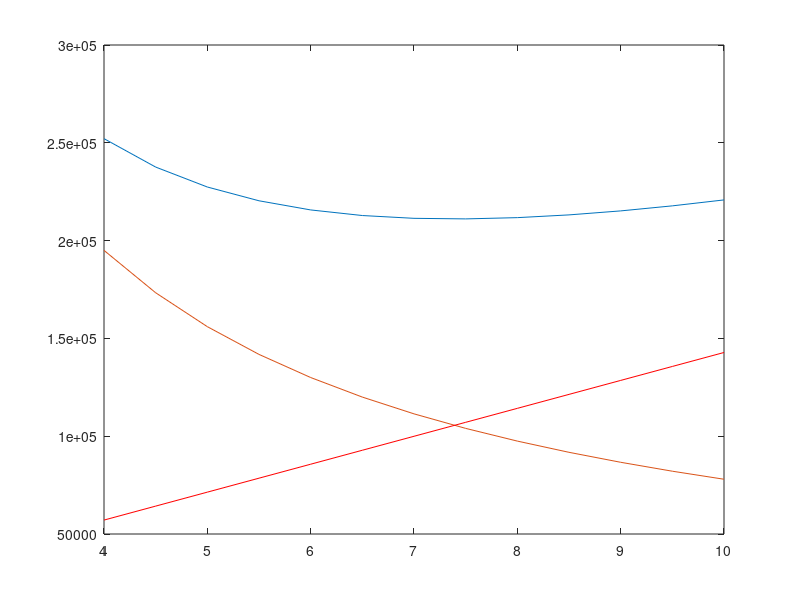

This figure's MATLAB source:
D = 14   ; %tons/semana
h = 2*85; %Bs/(unidad.año)
i = 0.22; %Bs/(Bs.unidad)
C = 8500; %Bs/unidad
Cp = h + i*C; %Bs/(unidad.año)
Cp = Cp/52; %Bs/(unidad.semana)
r = Cp/C;
Co = 15000; %Bs/orden
T = [4:0.5:10]';
m = length(T);

N = 1./T; %orden/semana
Q = T*D; %unidads
%Imax = max(T*D)*ones(m,1); %unidades
Imax = Q;
Imin = 0; %= min(T*D)*ones(4,1) %unidades
Im = Im = (Imax + Imin)/2; %unidades

CO = Co*(1./T);  %Bs/semana
CP = Cp*(T*D)/2; %Bs/semana
CT = CO + CP;    %Bs/semana

CO = CO*52; %Bs/año
CP = CP*52; %Bs/año
CT = CT*52; %Bs/año
     
MAT = [T,N,Q,Imax,Im,CO,CP,CT]

plot(T,CT,T,CO,T,CP,"r")

min(CT) %Bs/año

Topt = sqrt(2*Co/(Cp*D)) %semana
%Qopt = Topt*D %unidades

[CTmin, iCTmin] = min(CT)
Tmin = T(iCTmin)
